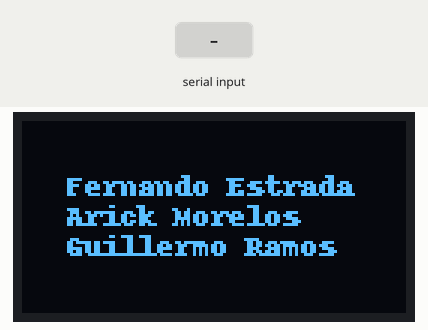
Simulated run of this program. Board: Raspberry Pi (BCM pin numbers). Shown: 128×64 one-colour display. The test bench sets the inputs (shaded band). The OLED is the two-colour kind (top 16 rows yellow); what the program prints to the terminal is not drawn.

Above: at 3.3 s.
3.4 s: "1" typed at the terminal, then Enter
At 3.9 s:
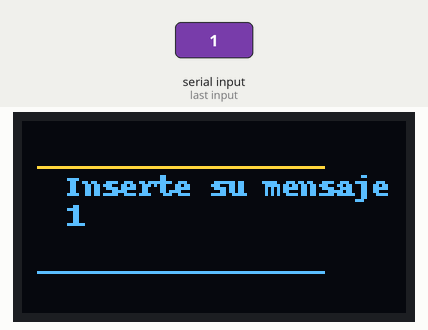
4.9 s: "1\n" received over the second serial link
Timing chart, 0 to 7.9 s (numbered marks = the images above; inputs shaded):
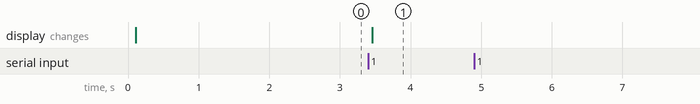

Measured:
- after the input at 3.4 s, the display: changes after 0.06 s (image 1)
- after the input at 4.9 s, every drawn part: stays the same

The program:

MensajesI2C.py
```python
from board import SCL, SDA
import busio
from PIL import Image, ImageDraw, ImageFont
import adafruit_ssd1306
import time as t
import serial

i2c = busio.I2C(SCL, SDA)
disp = adafruit_ssd1306.SSD1306_I2C(128, 64, i2c)
disp.fill(0)
disp.show()

def names():
    image = Image.new('1', (128, 64))
    width = disp.width
    height = disp.height
    image = Image.new('1', (width, height))
    draw = ImageDraw.Draw(image)
    font = ImageFont.load_default()
    draw.rectangle((100,100,width,height), outline=100, fill=255)

    draw.text((15, 16), 'Fernando Estrada', font=font, fill=255)
    draw.text((15, 26), 'Arick Morelos', font=font, fill=255)
    draw.text((15, 36), 'Guillermo Ramos', font=font, fill=255)

    # Muestra Texto
    disp.image(image)
    disp.show()
    t.sleep(2)


def entrada():

    image1 = Image.new('1', (128, 64))
    width = disp.width
    height = disp.height
    image1 = Image.new('1', (width, height))
    #draw.rectangle((0,0,width,height), outline=0, fill=0)
    draw = ImageDraw.Draw(image1)
    font = ImageFont.load_default()
    #raw.text((30, 16), 'Oskar Villa', font=font, fill=255)
    draw.line((5,15, 100, 15), fill=255)
    draw.line((5,50, 100, 50), fill=255)

    draw.text((15, 16), 'Inserte su mensaje', font=font, fill=255)
    message = input("Inserte su mensaje : ")

    if (len(message) >= 50):
        draw.text((15, 16), 'Mensaje mayor a 50 caracteres', font=font, fill=255)
        t.sleep(3)
    else:
        draw.text((15, 26), message, font=font, fill=255)

    # Muestra Texto
    disp.image(image1)
    disp.show()
    t.sleep(3)


def uart():
    image2 = Image.new('1', (128, 64))
    width = disp.width
    height = disp.height
    #image = Image.new('1', (width, height))
    draw2 = ImageDraw.Draw(image2)
    font = ImageFont.load_default()
    #$draw2.rectangle((100,100,width,height), outline=100, fill=255)

    s= serial.Serial("/dev/ttyACM0",9600)
    print(s.name)
    for i in range (7):
        x = s.readline()
        print (x)
    s.close()

    # Muestra Texto
    disp.image(image2)
    disp.show()
    t.sleep(2)

names()
entrada()
uart()
```
